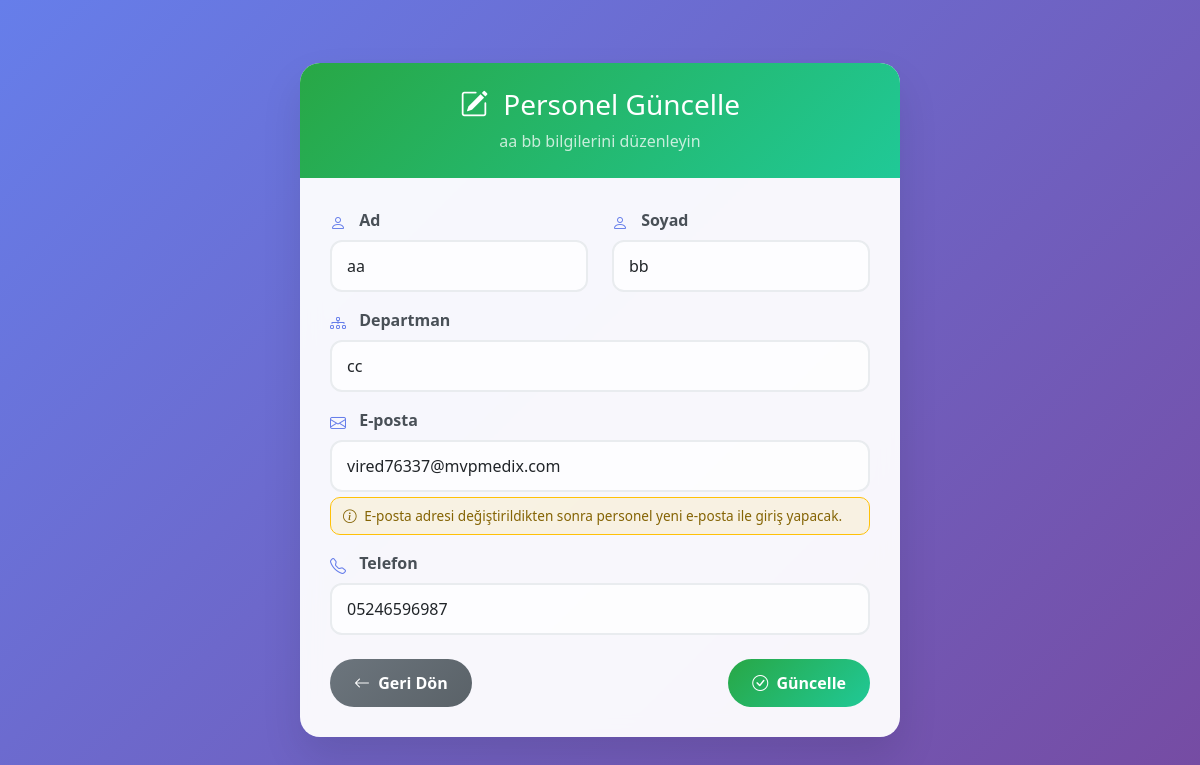
/update/4 (signed in), run on the app's committed database.
### tables this page shows
CREATE TABLE personel (
    id INTEGER PRIMARY KEY AUTOINCREMENT,
    ad TEXT NOT NULL,
    soyad TEXT NOT NULL,
    departman TEXT,
    email TEXT UNIQUE,
    telefon TEXT
, son_giris_tarihi TEXT, son_giris_saati TEXT);

### app.py (the view, shortened to what this page needs)
@app.route('/update/<int:id>', methods=['GET', 'POST'])
def update_personel(id):
    if not session.get('logged_in'):
        return redirect(url_for('login'))
    conn = get_db_connection()
    personel = conn.execute('SELECT * FROM personel WHERE id = ?', (id,)).fetchone()
    conn.close()
    return render_template('update_personel.html', personel=personel)

### app.py (called while the page is built)
def get_db_connection():
    conn = sqlite3.connect('personel.db')
    conn.row_factory = sqlite3.Row  # dict gibi erişim için
    return conn

### templates/update_personel.html (shortened to what this page needs)
<!DOCTYPE html>
<html lang="tr">
<head>
    <link href="https://cdn.jsdelivr.net/npm/bootstrap@5.3.0/dist/css/bootstrap.min.css" rel="stylesheet">
    <link rel="stylesheet" href="https://cdn.jsdelivr.net/npm/bootstrap-icons@1.11.3/font/bootstrap-icons.min.css">
</head>
<body>
    <div class="update-container">
        <div class="update-card">
            <div class="card-header">
                <h3 class="mb-0">
                    <i class="bi bi-pencil-square me-2"></i>
                    Personel Güncelle
                </h3>
                <p class="mb-0 mt-2 opacity-75">
                    {{ personel['ad'] }} {{ personel['soyad'] }} bilgilerini düzenleyin
                </p>
            </div>
            <div class="card-body">
                <form method="POST" autocomplete="off">
                    <div class="row">
                        <div class="col-md-6 mb-3">
                            <label for="ad" class="form-label">
                                <i class="bi bi-person form-icon"></i>Ad
                            </label>
                            <input type="text" class="form-control" id="ad" name="ad"
                                   value="{{ personel['ad'] }}" required>
                        </div>
                        <div class="col-md-6 mb-3">
                            <label for="soyad" class="form-label">
                                <i class="bi bi-person form-icon"></i>Soyad
                            </label>
                            <input type="text" class="form-control" id="soyad" name="soyad"
                                   value="{{ personel['soyad'] }}" required>
                        </div>
                    </div>
                    <div class="mb-3">
                        <label for="departman" class="form-label">
                            <i class="bi bi-diagram-3 form-icon"></i>Departman
                        </label>
                        <input type="text" class="form-control" id="departman" name="departman"
                               value="{{ personel['departman'] }}" required>
                    </div>
                    <div class="mb-3">
                        <label for="email" class="form-label">
                            <i class="bi bi-envelope form-icon"></i>E-posta
                        </label>
                        <input type="email" class="form-control" id="email" name="email"
                               value="{{ personel['email'] }}" required>
                        <div class="email-warning">
                            <i class="bi bi-info-circle me-1"></i>
                            E-posta adresi değiştirildikten sonra personel yeni e-posta ile giriş yapacak.
                        </div>
                    </div>
                    <div class="mb-4">
                        <label for="telefon" class="form-label">
                            <i class="bi bi-telephone form-icon"></i>Telefon
                        </label>
                        <input type="text" class="form-control" id="telefon" name="telefon"
                               maxlength="11" pattern="\d{11}" placeholder="05xxxxxxxxx"
                               value="{{ personel['telefon'] }}" required>
                    </div>
                    <div class="d-flex justify-content-between align-items-center">
                        <a href="{{ url_for('dashboard') }}" class="btn btn-back btn-custom">
                            <i class="bi bi-arrow-left me-1"></i> Geri Dön
                        </a>
                        <button type="submit" class="btn btn-update btn-custom">
                            <i class="bi bi-check-circle me-1"></i> Güncelle
                        </button>
                    </div>
                </form>
            </div>
        </div>
    </div>
</body>
</html>

### templates/update_personel.html (style rules this page uses)
body { background: linear-gradient(135deg, #667eea 0%, #764ba2 100%); min-height: 100vh; font-family: 'Segoe UI', Tahoma, Geneva, Verdana, sans-serif; }
.update-container { min-height: 100vh; display: flex; align-items: center; justify-content: center; padding: 20px; }
.update-card { background: rgba(255, 255, 255, 0.95); border-radius: 20px; box-shadow: 0 20px 40px rgba(0, 0, 0, 0.1); backdrop-filter: blur(10px); border: none; max-width: 600px; width: 100%; animation: slideIn 0.6s ease-out; }
.card-header { background: linear-gradient(135deg, #28a745, #20c997); color: white; border-radius: 20px 20px 0 0 !important; border: none; padding: 25px; text-align: center; }
.card-body { padding: 30px; }
.form-label { font-weight: 600; color: #495057; margin-bottom: 8px; display: flex; align-items: center; }
.form-icon { width: 1.2em; height: 1.2em; color: #667eea; margin-right: 10px; }
.form-control { border: 2px solid #e9ecef; border-radius: 12px; padding: 12px 15px; font-size: 1rem; transition: all 0.3s ease; background: rgba(255, 255, 255, 0.8); }
.btn-custom { min-width: 140px; padding: 12px 24px; border-radius: 25px; font-weight: 600; transition: all 0.3s ease; border: none; }
.btn-back { background: linear-gradient(135deg, #6c757d, #5a6268); color: white; }
.btn-update { background: linear-gradient(135deg, #28a745, #20c997); color: white; }
.email-warning { background: rgba(255, 193, 7, 0.1); border: 1px solid #ffc107; border-radius: 10px; padding: 8px 12px; margin-top: 5px; font-size: 0.85rem; color: #856404; }

### data on the page
personel: ad "aa", soyad "bb", departman "cc", email "vired76337@mvpmedix.com", telefon "05246596987"
